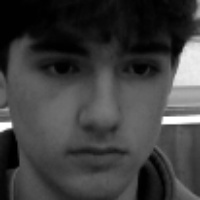
#> input picture face/mateus/face_103.jpg, 200 x 200 px, given in place of the camera
$ python capturar.py
#> lines starting #> are read from the running program, lines starting #| are printed output that depends on the picture; after the words box and inside, x2 and y2 are one past the last pixel; in counts of white or black regions, pixels touching at a corner belong together
import cv2
import os

nome = input("Nome da pessoa: ")
#> the answer given: face/mateus/face_103.jpg
pasta = f"faces/{nome}"
os.makedirs(pasta, exist_ok=True)

cam = cv2.VideoCapture(0)
face_cascade = cv2.CascadeClassifier(cv2.data.haarcascades +
                                     "haarcascade_frontalface_default.xml")

contador = 0
MAX = 200

while True:
    ok, frame = cam.read()
#> frame is the input picture: shape (200, 200, 3); min 0, max 255, mean 61.7
    if not ok:
        break

    gray = cv2.cvtColor(frame, cv2.COLOR_BGR2GRAY)
    faces = face_cascade.detectMultiScale(gray, 1.3, 5)
#> faces = ()

    for (x, y, w, h) in faces:
        face = gray[y:y+h, x:x+w]
        face = cv2.resize(face, (200, 200))
        cv2.imwrite(f"{pasta}/face_{contador}.jpg", face)
        contador += 1

        cv2.rectangle(frame, (x,y), (x+w,y+h), (0,255,0), 2)
#> this loop made 0 passes
#> after the loop, contador = 0

    cv2.putText(frame, f"{contador}/{MAX}", (10,30),
                cv2.FONT_HERSHEY_SIMPLEX, 1, (0,255,0), 2)
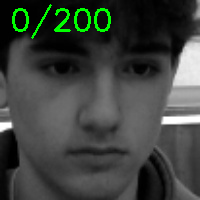
#> frame: shape (200, 200, 3); 1.92% of pixels changed, all inside (x1, y1, x2, y2) = (12, 4, 111, 39)

    cv2.imshow("Captura", frame)

    if contador >= MAX or cv2.waitKey(1) == 27:
#> (key Esc is pressed here)
        break

cam.release()
cv2.destroyAllWindows()
print("Concluído!")

$ run again, on face/mateus/face_104.jpg
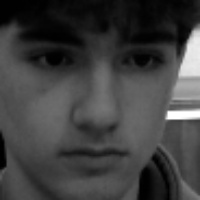
#> input picture face/mateus/face_104.jpg, 200 x 200 px, given in place of the camera
#> frame is the input picture: shape (200, 200, 3); min 0, max 255, mean 63.5
#> faces = ()
#> after the loop `for (x, y, w, h) in faces:`: contador = 0
#> `cv2.putText(frame, f"{contador}/{MAX}", (10,30), cv2.FONT_HERSHEY_SIMP..`:
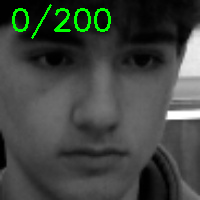
#> frame: shape (200, 200, 3); 1.92% of pixels changed, all inside (x1, y1, x2, y2) = (12, 4, 111, 39)

$ run again, on face/mateus/face_108.jpg
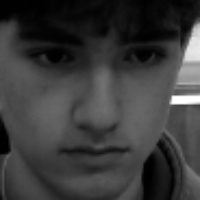
#> input picture face/mateus/face_108.jpg, 200 x 200 px, given in place of the camera
#> frame is the input picture: shape (200, 200, 3); min 0, max 255, mean 58.6
#> faces = ()
#> after the loop `for (x, y, w, h) in faces:`: contador = 0
#> `cv2.putText(frame, f"{contador}/{MAX}", (10,30), cv2.FONT_HERSHEY_SIMP..`:
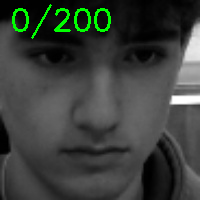
#> frame: shape (200, 200, 3); 1.92% of pixels changed, all inside (x1, y1, x2, y2) = (12, 4, 111, 39)
